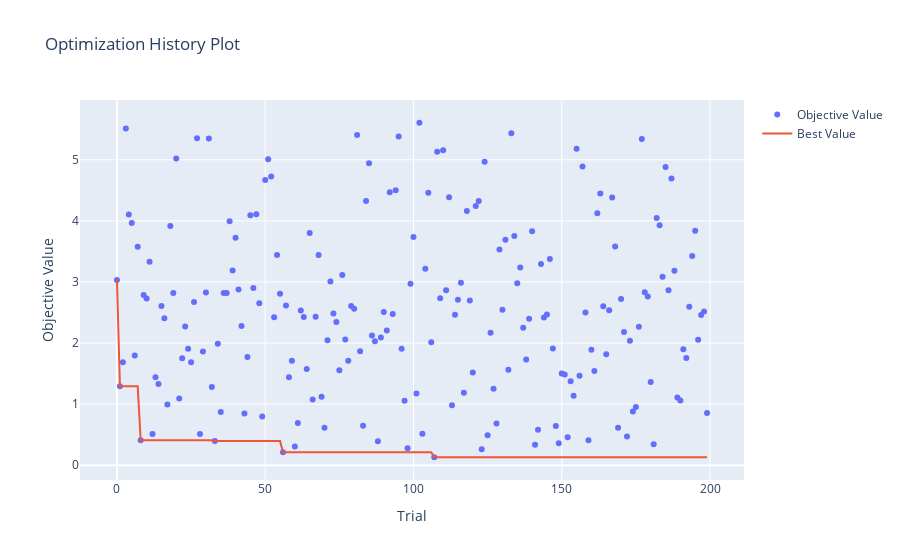

Source (notebook cell):
### Markdown cell above
### Optimization History Plot

### Code cell
optuna.visualization.plot_optimization_history(study)

### Figure 1 — Plotly figure (JSON) as saved in the notebook; plotly's stock layout.template omitted (floating-point values rounded to 4 significant figures; data arrays with more than 128 entries replaced by an {"elided": "..."} marker saying what was removed)
{"data": [{"mode": "markers", "name": "Objective Value", "type": "scatter", "x": {"elided": "200 int values"}, "y": {"elided": "200 float values"}}, {"mode": "lines", "name": "Best Value", "type": "scatter", "x": {"elided": "200 int values"}, "y": {"elided": "200 float values"}}, {"marker": {"color": "#cccccc"}, "mode": "markers", "name": "Infeasible Trial", "showlegend": false, "type": "scatter", "x": [], "y": []}], "layout": {"title": {"text": "Optimization History Plot"}, "xaxis": {"title": {"text": "Trial"}}, "yaxis": {"title": {"text": "Objective Value"}}}}
